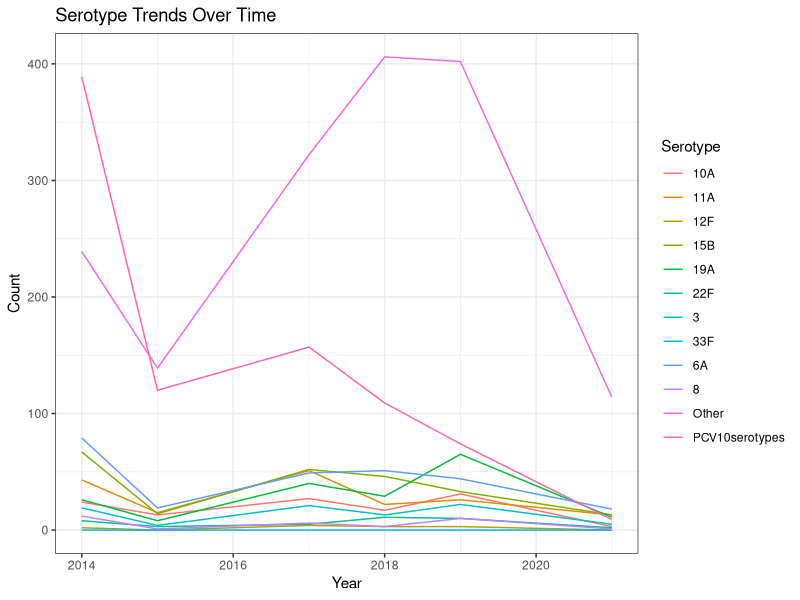

The R source for this figure:
## ---- chunk 1
nepal <- read.csv("nepal.csv")
View(nepal)
nepal_gps <- read.csv("nepal_gps.csv")
View(nepal_gps)
library(tidyverse)

nepal_gps_subset <- nepal_gps %>%
  select(Year, In_silico_serotype, Clinical_manifestation)

nepal_plot_data <- nepal %>%
  select(Serotype, X2014n, X2015n, X2017n, X2018n, X2019n, X2021n) %>%
  pivot_longer(
    cols = starts_with("X"),
    names_to = "Year",
    values_to = "Count"
  ) %>%
  mutate(Year = gsub("X|n", "", Year)) %>%  # remove 'X' and 'n' from year strings
  pivot_wider(
    names_from = Serotype,
    values_from = Count
  ) %>%
  select(Year, (last_col() - 11):last_col()-1)

View(nepal_plot_data)

nepal_long <- nepal_plot_data %>%
  pivot_longer(
    cols = -Year,
    names_to = "Serotype",
    values_to = "Count"
  )

# Plot
ggplot(data = nepal_long, aes(x = as.numeric(Year), y = Count, color = Serotype)) +
  geom_line() +
  theme_bw() +
  labs(x = "Year", y = "Count", title = "Serotype Trends Over Time")
## ---- chunk 2
#| echo: false
2 * 2
